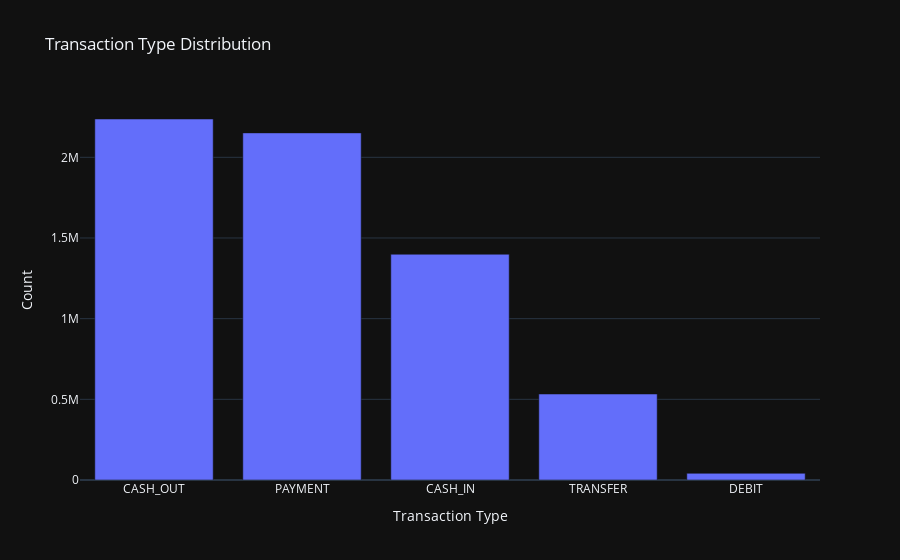

Notebook cell for this chart:
### Code cell
# Create a bar plot using plotly Express
bar_plot = px.bar(x =type_counts.index, y=type_counts.values, labels={'x':'Transaction Type', 'y':'Count'}, title='Transaction Type Distribution')
#Show the plot
bar_plot.show()

### Figure 1 — Plotly figure (JSON) as saved in the notebook; plotly's stock layout.template omitted (floating-point values rounded to 4 significant figures)
{"data": [{"alignmentgroup": "True", "hovertemplate": "Transaction Type=%{x}<br>Count=%{y}<extra></extra>", "legendgroup": "", "marker": {"color": "#636efa", "pattern": {"shape": ""}}, "name": "", "offsetgroup": "", "orientation": "v", "showlegend": false, "textposition": "auto", "x": ["CASH_OUT", "PAYMENT", "CASH_IN", "TRANSFER", "DEBIT"], "xaxis": "x", "y": [2237500, 2151495, 1399284, 532909, 41432], "yaxis": "y", "type": "bar"}], "layout": {"xaxis": {"anchor": "y", "domain": [0.0, 1.0], "title": {"text": "Transaction Type"}}, "yaxis": {"anchor": "x", "domain": [0.0, 1.0], "title": {"text": "Count"}}, "legend": {"tracegroupgap": 0}, "title": {"text": "Transaction Type Distribution"}, "barmode": "relative"}}
